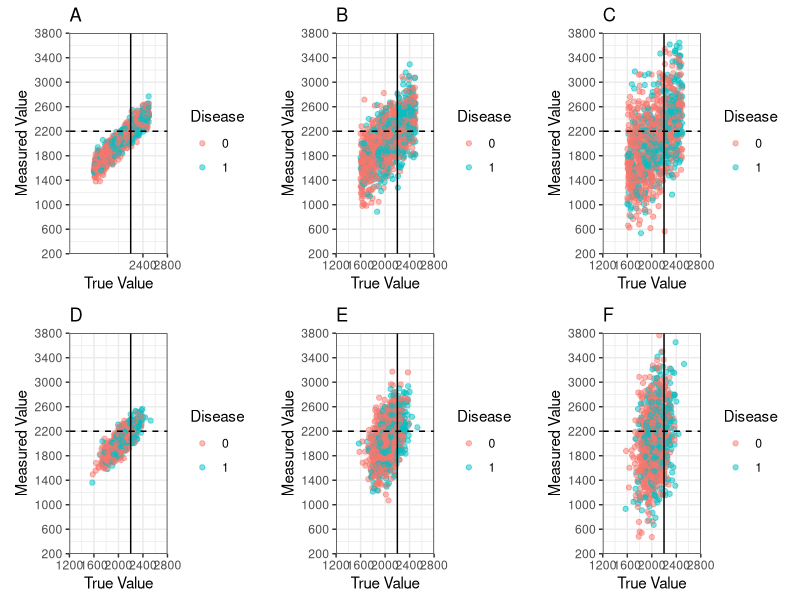

Write the R code that produced this figure. (Note: this script raises an error after producing the figure.)
# Scatterplots of one simulation for each scenario we ran through
# may convert this to Rmd for the sake of chunks
# could also make a function to plot these but that can be at a later time
library(dplyr)
library(ggplot2)
library(gridExtra)

set.seed(101)
pop1 <- tibble(
  E = as.integer(runif(1000, 1600, 2499)),  
  Eerror100 = rnorm(1000, mean = 0, sd = 100), Eprime100 = as.integer(E + Eerror100), 
  Eerror300 = rnorm(1000, mean = 0, sd = 300), Eprime300 = as.integer(E + Eerror300), 
  Eerror500 = rnorm(1000, mean = 0, sd = 500), Eprime500 = as.integer(E + Eerror500), 
  E_high = ifelse(E > 2200, 1, 0), Eprime100_high = ifelse(Eprime100 > 2200, 1, 0), 
  Eprime300_high = ifelse(Eprime300 > 2200, 1, 0), Eprime500_high = ifelse(Eprime500 > 2200, 1, 0), 
  DA = as.factor(rbinom(n = 1000, size = 1, p = plogis(-4.5 + 0.0019*E))),
  DB = as.factor(rbinom(n = 1000, size = 1, p = plogis(-8.0 + 0.0035*E))),
  DC = as.factor(rbinom(n = 1000, size = 1, p = plogis(-16.0 + 0.0072*E)))
)

range(pop1$Eprime500)
# These are exposures ~Uniform, ME ~(0, 100), RR= 1.66
Scatter1_100 <- ggplot(pop1, aes(x = E, y = Eprime100, color = DA)) + geom_point(alpha = 0.5) + scale_x_continuous(expand = c(0, 0), limits = c(1200, 2800), breaks = seq(2400, 2800, 400)) + scale_y_continuous(expand = c(0, 0), limits = c(200, 3800), breaks = seq(200, 4000, 400)) + labs(title = "A", x = "True Value", y = "Measured Value", color = "Disease") + geom_vline(xintercept = 2200) + geom_hline(yintercept = 2200, linetype = "dashed") + coord_fixed() + theme_bw() 
  
Scatter1_300 <- ggplot(pop1, aes(x = E, y = Eprime300, color = DA)) + geom_point(alpha = 0.5) + scale_x_continuous(expand = c(0, 0), limits = c(1200, 2800), breaks = seq(1200, 2800, 400)) + scale_y_continuous(expand = c(0, 0), limits = c(200, 3800), breaks = seq(200, 4000, 400)) + labs(title = "B", x = "True Value", y = "Measured Value", color = "Disease") + geom_vline(xintercept = 2200) + geom_hline(yintercept = 2200, linetype = "dashed") + coord_fixed() + theme_bw() 

Scatter1_500 <- ggplot(pop1, aes(x = E, y = Eprime500, color = DA)) + geom_point(alpha = 0.5) + scale_x_continuous(expand = c(0, 0), limits = c(1200, 2800), breaks = seq(1200, 2800, 400)) + scale_y_continuous(expand = c(0, 0), limits = c(200, 3800), breaks = seq(200, 4000, 400)) + labs(title = "C", x = "True Value", y = "Measured Value", color = "Disease") + geom_vline(xintercept = 2200) + geom_hline(yintercept = 2200, linetype = "dashed") + coord_fixed() + theme_bw() 

  
Scatter1B <- ggplot(pop1, aes(x = E, y = Eprime, color = DB)) + geom_point() + scale_x_continuous(expand = c(0, 0), limits = c(1400, 2800), breaks = seq(1400, 2800, 200)) + scale_y_continuous(expand = c(0, 0), limits = c(1300, 2900), breaks = seq(1400,3000, 200)) + theme_bw() + labs(title = "B", x = "True Value", y = "Measured Value", color = "Disease") + geom_vline(xintercept = 2200) + geom_hline(yintercept = 2200, linetype = "dashed") + coord_fixed()

Scatter1C <- ggplot(pop1, aes(x = E, y = Eprime, color = DC)) + geom_point() + scale_x_continuous(expand = c(0, 0), limits = c(1400, 2800), breaks = seq(1400, 2800, 200)) + scale_y_continuous(expand = c(0, 0), limits = c(1300, 2900), breaks = seq(1400,3000, 200)) + theme_bw() + labs(title = "C", x = "True Value", y = "Measured Value ") + geom_vline(xintercept = 2200) + geom_hline(yintercept = 2200, linetype = "dashed") + coord_fixed()


# For now I am creating one plot at a time. It is probably possible to do this more efficiently (maybe long format vs. wide) but that is a problem for a later time...



# A. a = -4.5, b = 0.0019 
# B. a = -8.0, b = 0.0035
# 3. a = -16.0, b = 0.0072
set.seed(101)
pop5 <- tibble(
  E = rnorm(1000, mean = 2050, sd = 150), 
  Eerror100 = rnorm(1000, mean = 0, sd = 100), Eprime100 = E + Eerror100, 
  Eerror300 = rnorm(1000, mean = 0, sd = 300), Eprime300 = E + Eerror300, 
  Eerror500 = rnorm(1000, mean = 0, sd = 500), Eprime500 = E + Eerror500, 
  E_high = ifelse(E > 2200, 1, 0), Eprime100_high = ifelse(Eprime100 > 2200, 1, 0), 
  Eprime300_high = ifelse(Eprime300 > 2200, 1, 0), Eprime500_high = ifelse(Eprime500 > 2200, 1, 0), 
  DA = as.factor(rbinom(n = 1000, size = 1, p = plogis(-4.5 + 0.0019*E))),
  DB = as.factor(rbinom(n = 1000, size = 1, p = plogis(-8.0 + 0.0035*E))),
  DC = as.factor(rbinom(n = 1000, size = 1, p = plogis(-16.0 + 0.0072*E)))
)

maths <- pop5 %>% summarise(
  RRtrue5 = (sum(DC==1 & E_high==1)/sum(E_high==1))/(sum(DC==1 & E_high==0)/sum(E_high==0)),
  RRobs500 = (sum(DC==1 & Eprime500_high==1)/sum(Eprime500_high==1))/(sum(DC==1 & Eprime500_high==0)/sum(Eprime500_high==0))
)
# These are exposures ~E(2050, 150), ME ~(0, 100), RR= 1.66
Scatter5A_100 <- ggplot(pop5, aes(x = E, y = Eprime100, color = DA)) + geom_point(alpha = 0.5) + scale_x_continuous(expand = c(0, 0), limits = c(1200, 2800), breaks = seq(1200, 2800, 400)) + scale_y_continuous(expand = c(0, 0), limits = c(200, 3800), breaks = seq(200, 4000, 400)) + labs(title = "D", x = "True Value", y = "Measured Value", color = "Disease") + geom_vline(xintercept = 2200) + geom_hline(yintercept = 2200, linetype = "dashed") + theme_bw() + coord_fixed()

Scatter5A_300 <- ggplot(pop5, aes(x = E, y = Eprime300, color = DA)) + geom_point(alpha = 0.5) + scale_x_continuous(expand = c(0, 0), limits = c(1200, 2800), breaks = seq(1200, 2800, 400)) + scale_y_continuous(expand = c(0, 0), limits = c(200, 3800), breaks = seq(200, 4000, 400)) + labs(title = "E", x = "True Value", y = "Measured Value", color = "Disease") + geom_vline(xintercept = 2200) + geom_hline(yintercept = 2200, linetype = "dashed") + theme_bw() + coord_fixed()

Scatter5A_500 <- ggplot(pop5, aes(x = E, y = Eprime500, color = DA)) + geom_point(alpha = 0.5) + scale_x_continuous(expand = c(0, 0), limits = c(1200, 2800), breaks = seq(1200, 2800, 400)) + scale_y_continuous(expand = c(0, 0), limits = c(200, 3800), breaks = seq(200, 4000, 400)) + labs(title = "F", x = "True Value", y = "Measured Value", color = "Disease") + geom_vline(xintercept = 2200) + geom_hline(yintercept = 2200, linetype = "dashed") + theme_bw() + coord_fixed()

combo1 <- grid.arrange(Scatter1_100, Scatter1_300, Scatter1_500, Scatter5A_100, Scatter5A_300, Scatter5A_500, ncol = 3)

ggsave("plots1.png", combo1,  width = 13, height = 8, units = "in")
### 






# case 6: E <- rnorm(n, mean = 2200, sd = 150)
pop6 <- data.frame(
  E = rnorm(1000, mean = 2200, sd = 150), 
  Eerror = rnorm(1000, mean = 0, sd = 100), 
  Eprime = E + Eerror, 
  E_high = ifelse(E > 2200, 1, 0), 
  Eprime_high = ifelse(Eprime > 2200, 1, 0), 
  E_mis = ifelse(E_high != Eprime_high, 1, 0),
  DA = as.factor(rbinom(n = 1000, size = 1, p = plogis(-4.5 + 0.0019*E))),
  DB = as.factor(rbinom(n = 1000, size = 1, p = plogis(-8.0 + 0.0035*E))),
  DC = as.factor(rbinom(n = 1000, size = 1, p = plogis(-16.0 + 0.0072*E)))
)

Scatter6A <- ggplot(pop_6, aes(x = E, y = Eprime, color = DA)) + geom_point() + scale_x_continuous(limits = c(1400, 2800), breaks = seq(1400,2800, 200)) + scale_y_continuous(limits = c(1400, 2800), breaks = seq(1400,2800, 200)) + theme_bw() + labs(title = "E ~Normal(2200, 150), RR = 1.66", x = "True Value", y = "Measured Value", color = "Disease") + geom_vline(xintercept = 2200) + geom_hline(yintercept = 2200, linetype = "dashed")

Scatter6B <- ggplot(pop_6, aes(x = E, y = Eprime, color = DB)) + geom_point() + scale_x_continuous(limits = c(1400, 2800), breaks = seq(1400,2800, 200)) + scale_y_continuous(limits = c(1400, 2800), breaks = seq(1400,2800, 200)) + theme_bw() + labs(title = "E ~Normal(2200, 150), RR = 2.49", x = "True Value", y = "Measured Value", color = "Disease") + geom_vline(xintercept = 2200) + geom_hline(yintercept = 2200, linetype = "dashed")

Scatter6C <- ggplot(pop_6, aes(x = E, y = Eprime, color = DC)) + geom_point() + scale_x_continuous(limits = c(1400, 2800), breaks = seq(1400, 2800, 200)) + scale_y_continuous(limits = c(1400, 2800), breaks = seq(1400,2800, 200)) + theme_bw() + labs(title = "E ~Normal(2200, 150), RR = 5.00", x = "True Value", y = "Measured Value", color = "Disease") + geom_vline(xintercept = 2200) + geom_hline(yintercept = 2200, linetype = "dashed")


# case7: E ~N(mean = 1900, sd = 150) rare exposure
pop7 <- data.frame(
  E = rnorm(1000, mean = 1900, sd = 150), 
  Eerror = rnorm(1000, mean = 0, sd = 100), 
  Eprime = E + Eerror, 
  E_high = ifelse(E > 2200, 1, 0), 
  Eprime_high = ifelse(Eprime > 2200, 1, 0), 
  E_mis = ifelse(E_high != Eprime_high, 1, 0),
  DA = as.factor(rbinom(n = 1000, size = 1, p = plogis(-4.5 + 0.0019*E))),
  DB = as.factor(rbinom(n = 1000, size = 1, p = plogis(-8.0 + 0.0035*E))),
  DC = as.factor(rbinom(n = 1000, size = 1, p = plogis(-16.0 + 0.0072*E)))
)

Scatter7A <- ggplot(pop_7, aes(x = E, y = Eprime, color = DA)) + geom_point() + scale_x_continuous(limits = c(1400, 2800), breaks = seq(1400, 2800, 200)) + scale_y_continuous(limits = c(1400, 2800), breaks = seq(1400, 2800, 200)) + theme_bw() + labs(title = "E ~Normal(1900, 150), RR = 1.66", x = "True Value", y = "Measured Value", color = "Disease") + geom_vline(xintercept = 2200) + geom_hline(yintercept = 2200, linetype = "dashed")

Scatter7B <- ggplot(pop_7, aes(x = E, y = Eprime, color = DB)) + geom_point() + scale_x_continuous(limits = c(1400, 2800), breaks = seq(1400, 2800, 200)) + scale_y_continuous(limits = c(1400, 2800), breaks = seq(1400, 2800, 200)) + theme_bw() + labs(title = "E ~Normal(1900, 150), RR = 2.49", x = "True Value", y = "Measured Value", color = "Disease") + geom_vline(xintercept = 2200) + geom_hline(yintercept = 2200, linetype = "dashed")

Scatter7C <- ggplot(pop_7, aes(x = E, y = Eprime, color = DC)) + geom_point() + scale_x_continuous(limits = c(1400, 2800), breaks = seq(1400, 2800, 200)) + scale_y_continuous(limits = c(1400, 2800), breaks = seq(1400,2800, 200)) + theme_bw() + labs(title = "E ~Normal(1900, 150), RR = 5.00", x = "True Value", y = "Measured Value", color = "Disease") + geom_vline(xintercept = 2200) + geom_hline(yintercept = 2200, linetype = "dashed")


# uniform but n = 1000
pop8 <- data.frame(
  E = runif(1000, min = 1600, max = 2499),
  Eerror = rnorm(1000, mean = 0, sd = 100), 
  Eprime = E + Eerror, 
  E_high = ifelse(E > 2200, 1, 0), 
  Eprime_high = ifelse(Eprime > 2200, 1, 0), 
  E_mis = ifelse(E_high != Eprime_high, 1, 0),
  DA = as.factor(rbinom(n = 1000, size = 1, p = plogis(-4.5 + 0.0019*E))),
  DB = as.factor(rbinom(n = 1000, size = 1, p = plogis(-8.0 + 0.0035*E))),
  DC = as.factor(rbinom(n = 1000, size = 1, p = plogis(-16.0 + 0.0072*E)))
)

Scatter8A <- ggplot(pop_8, aes(x = E, y = Eprime, color = DA)) + geom_point() + scale_x_continuous(limits = c(1400, 2800), breaks = seq(1400, 2800, 200)) + scale_y_continuous(limits = c(1400, 2800), breaks = seq(1400,2800, 200)) + theme_bw() + labs(title = "Uniform with n = 1,000, RR = 1.66", x = "True Value", y = "Measured Value", color = "Disease") + geom_vline(xintercept = 2200) + geom_hline(yintercept = 2200, linetype = "dashed")

Scatter8B <- ggplot(pop_8, aes(x = E, y = Eprime, color = DB)) + geom_point() + scale_x_continuous(limits = c(1400, 2800), breaks = seq(1400, 2800, 200)) + scale_y_continuous(limits = c(1400, 2800), breaks = seq(1400, 2800, 200)) + theme_bw() + labs(title = "Uniform with n = 1,000, RR = 2.49", x = "True Value", y = "Measured Value", color = "Disease") + geom_vline(xintercept = 2200) + geom_hline(yintercept = 2200, linetype = "dashed")

Scatter8C <- ggplot(pop_8, aes(x = E, y = Eprime, color = DC)) + geom_point() + scale_x_continuous(limits = c(1400, 2800), breaks = seq(1400, 2800, 200)) + scale_y_continuous(limits = c(1400, 2800), breaks = seq(1400, 2800, 200)) + theme_bw() + labs(title = "Uniform with n = 1,000, RR = 5.00", x = "True Value", y = "Measured Value", color = "Disease" ) + geom_vline(xintercept = 2200) + geom_hline(yintercept = 2200, linetype = "dashed")


Scatter1C_100 <- ggplot(pop1, aes(x = E, y = Eprime100, color = DC)) + geom_point(alpha = 0.5) + scale_x_continuous(expand = c(0, 0), limits = c(1200, 2800), breaks = seq(2400, 2800, 400)) + scale_y_continuous(expand = c(0, 0), limits = c(200, 3800), breaks = seq(200, 4000, 400)) + labs(title = "A", x = "True Value", y = "Measured Value", color = "Disease") + geom_vline(xintercept = 2200) + geom_hline(yintercept = 2200, linetype = "dashed") + coord_fixed() + theme_bw() 

Scatter1C_300 <- ggplot(pop1, aes(x = E, y = Eprime300, color = DC)) + geom_point(alpha = 0.5) + scale_x_continuous(expand = c(0, 0), limits = c(1200, 2800), breaks = seq(1200, 2800, 400)) + scale_y_continuous(expand = c(0, 0), limits = c(200, 3800), breaks = seq(200, 4000, 400)) + labs(title = "B", x = "True Value", y = "Measured Value", color = "Disease") + geom_vline(xintercept = 2200) + geom_hline(yintercept = 2200, linetype = "dashed") + coord_fixed() + theme_bw() 

Scatter1C_500 <- ggplot(pop1, aes(x = E, y = Eprime500, color = DC)) + geom_point(alpha = 0.5) + scale_x_continuous(expand = c(0, 0), limits = c(1200, 2800), breaks = seq(1200, 2800, 400)) + scale_y_continuous(expand = c(0, 0), limits = c(200, 3800), breaks = seq(200, 4000, 400)) + labs(title = "C", x = "True Value", y = "Measured Value", color = "Disease") + geom_vline(xintercept = 2200) + geom_hline(yintercept = 2200, linetype = "dashed") + coord_fixed() + theme_bw() 

Scatter5C_100 <- ggplot(pop5, aes(x = E, y = Eprime100, color = DC)) + geom_point(alpha = 0.5) + scale_x_continuous(limits = c(1200, 2800), breaks = seq(1200, 3800, 400)) + scale_y_continuous(limits = c(200, 3800), breaks = seq(200, 4000, 200)) + theme_bw() + labs(title = "D", x = "True Value", y = "Measured Value", color = "Disease") + geom_vline(xintercept = 2200) + geom_hline(yintercept = 2200, linetype = "dashed") + coord_fixed() + theme_bw() 

Scatter5C_300 <- ggplot(pop5, aes(x = E, y = Eprime300, color = DC)) + geom_point(alpha = 0.5) + scale_x_continuous(limits = c(1200, 2800), breaks = seq(1200, 3800, 400)) + scale_y_continuous(limits = c(200, 3800), breaks = seq(200, 4000, 200)) + theme_bw() + labs(title = "E", x = "True Value", y = "Measured Value", color = "Disease") + geom_vline(xintercept = 2200) + geom_hline(yintercept = 2200, linetype = "dashed") + coord_fixed() + theme_bw() 

Scatter5C_500 <- ggplot(pop5, aes(x = E, y = Eprime500, color = DC)) + geom_point(alpha = 0.5) + scale_x_continuous(limits = c(1200, 2800), breaks = seq(1200, 3800, 400)) + scale_y_continuous(limits = c(200, 3800), breaks = seq(200, 4000, 200)) + theme_bw() + labs(title = "F", x = "True Value", y = "Measured Value", color = "Disease") + geom_vline(xintercept = 2200) + geom_hline(yintercept = 2200, linetype = "dashed") + coord_fixed() + theme_bw() 
  
combo1 <- grid.arrange(Scatter1C_100, Scatter1C_300, Scatter1C_500, Scatter5C_100, Scatter5C_300, Scatter5C_500, ncol = 3)

ggsave("plots3.png", combo1,  width = 11, height = 8, units = "in")
### 
  


poptest <- tibble(
  E = rnorm(1000, mean = 2050, sd = 150), 
  Eerror100 = rnorm(1000, mean = 0, sd = 100), Eprime100 = E + Eerror100, 
  Eerror300 = rnorm(1000, mean = 0, sd = 300), Eprime300 = E + Eerror300, 
  Eerror500 = rnorm(1000, mean = 0, sd = 500), Eprime500 = E + Eerror500, 
  E_high = ifelse(E > 2200, 1, 0), Eprime100_high = ifelse(Eprime100 > 2200, 1, 0), 
  Eprime300_high = ifelse(Eprime300 > 2200, 1, 0), Eprime500_high = ifelse(Eprime500 > 2200, 1, 0), 
  DA = as.factor(rbinom(n = 1000, size = 1, p = plogis(-4.5 + 0.0019*E))),
  DB = as.factor(rbinom(n = 1000, size = 1, p = plogis(-8.0 + 0.0035*E))),
  DC = as.factor(rbinom(n = 1000, size = 1, p = plogis(-16.0 + 0.0072*E)))
)

mathtests <- poptest %>% summarise(
  RRtrue5 = (sum(DC==1 & E_high==1)/sum(E_high==1))/(sum(DC==1 & E_high==0)/sum(E_high==0)),
  RRobs500 = (sum(DC==1 & Eprime500_high==1)/sum(Eprime500_high==1))/(sum(DC==1 & Eprime500_high==0)/sum(Eprime500_high==0))
)


math1 <- pop1 %>% summarise(
  RRtrue5 = (sum(DC==1 & E_high==1)/sum(E_high==1))/(sum(DC==1 & E_high==0)/sum(E_high==0)),
  RRobs500 = (sum(DC==1 & Eprime500_high==1)/sum(Eprime500_high==1))/(sum(DC==1 & Eprime500_high==0)/sum(Eprime500_high==0))
)

math2 <- pop5 %>% summarise(
  RRtrue5 = (sum(DC==1 & E_high==1)/sum(E_high==1))/(sum(DC==1 & E_high==0)/sum(E_high==0)),
  RRobs500 = (sum(DC==1 & Eprime500_high==1)/sum(Eprime500_high==1))/(sum(DC==1 & Eprime500_high==0)/sum(Eprime500_high==0))
)

math1A <- pop1 %>% summarise(
  RRtrue5 = (sum(DA==1 & E_high==1)/sum(E_high==1))/(sum(DC==1 & E_high==0)/sum(E_high==0)),
)

math5A <- pop5 %>% summarise(
  RRtrueA = (sum(DA==1 & E_high==1)/sum(E_high==1))/(sum(DA==1 & E_high==0)/sum(E_high==0)),
)
